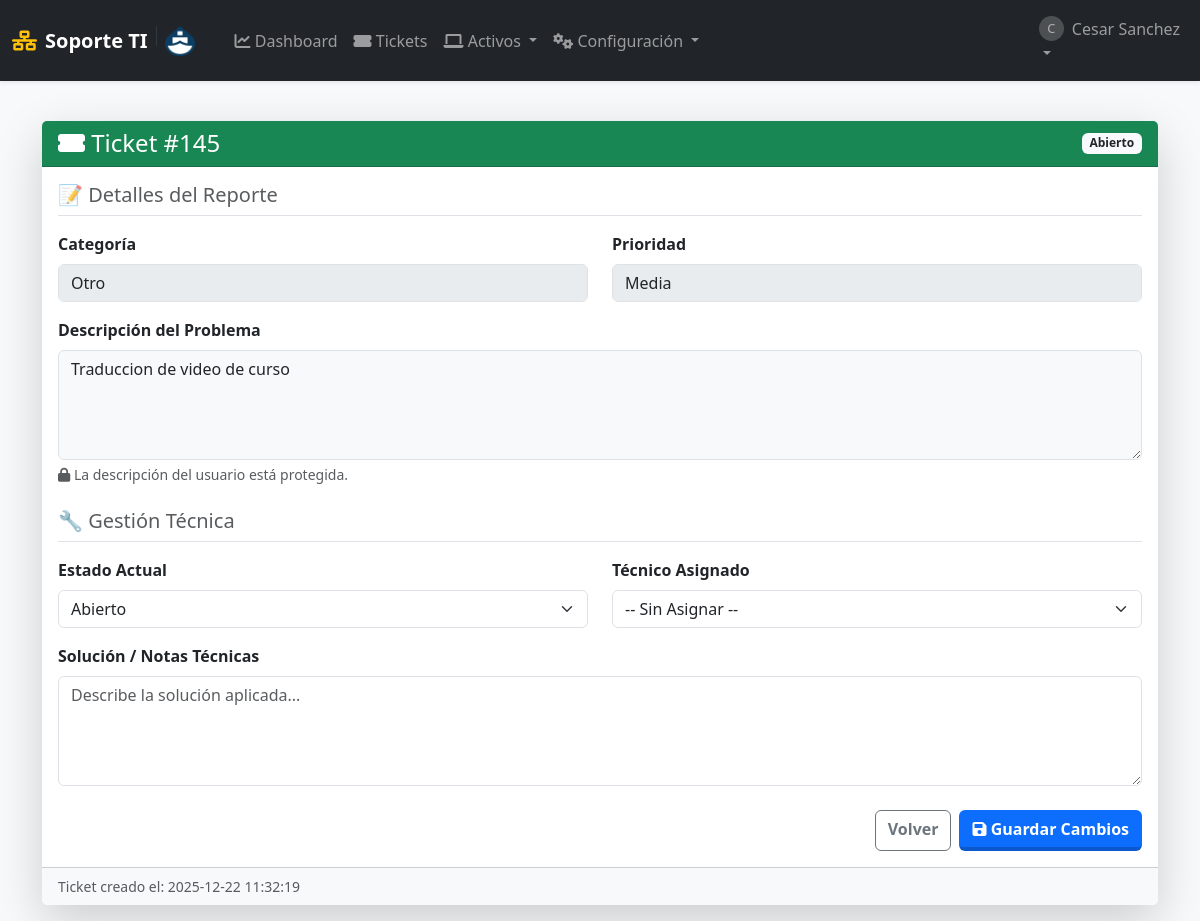
The app's page /editar/145 (signed in), older data.
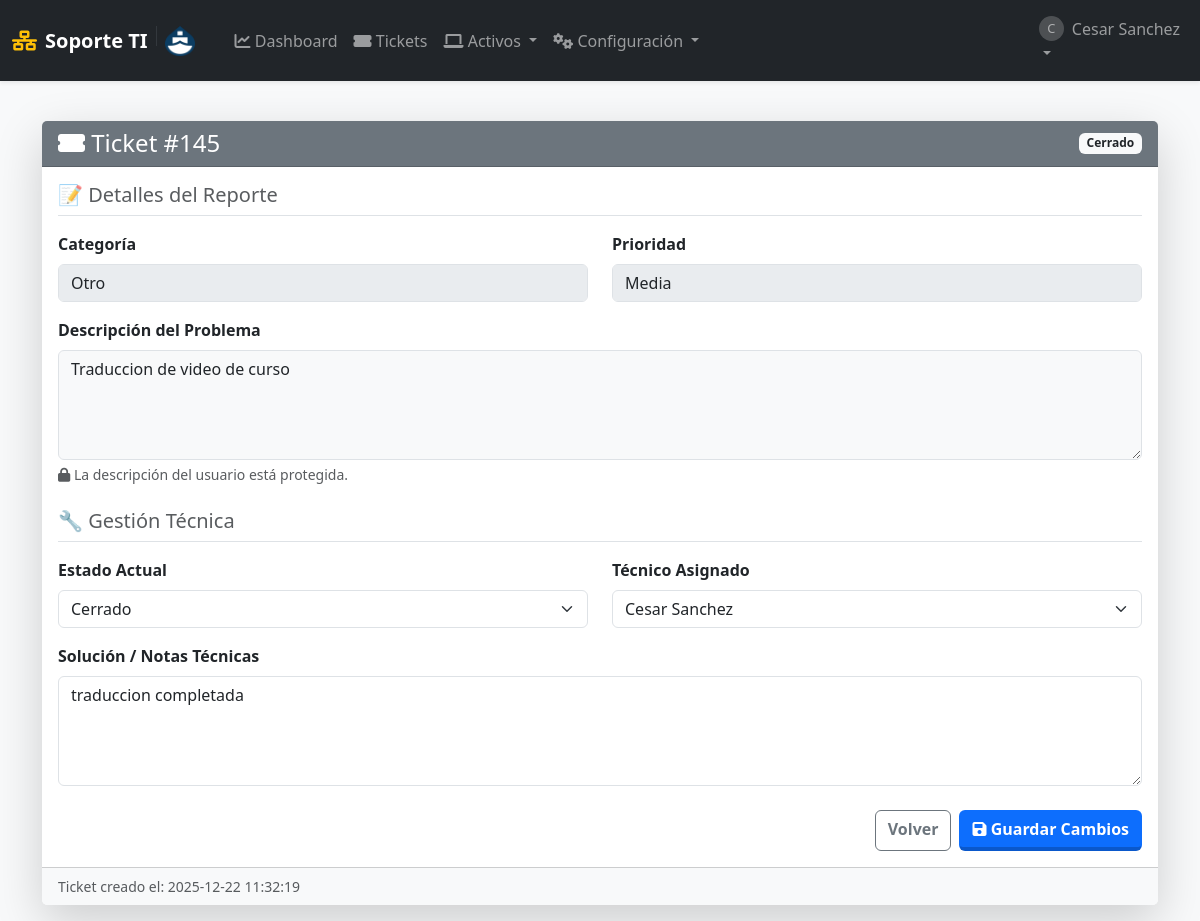
The same page, newer data.
### tables this page shows
CREATE TABLE soportes (
            id INTEGER PRIMARY KEY AUTOINCREMENT,
            fecha_creacion TIMESTAMP DEFAULT CURRENT_TIMESTAMP,
            
            usuario_id INTEGER NOT NULL,  -- Quién reporta
            tecnico_id INTEGER,           -- Quién atiende
            equipo_id INTEGER,            -- Equipo afectado (opcional)
            
            problema TEXT NOT NULL,
            descripcion_detallada TEXT,
            
            estado TEXT NOT NULL DEFAULT 'Abierto',
            prioridad TEXT NOT NULL DEFAULT 'Media',
            categoria TEXT NOT NULL DEFAULT 'Otro',
            
            solucion TEXT,
            fecha_inicio DATE,
            fecha_finalizacion DATE,
            
            FOREIGN KEY (usuario_id) REFERENCES usuarios (id) ON DELETE CASCADE,
            FOREIGN KEY (tecnico_id) REFERENCES usuarios (id) ON DELETE SET NULL,
            FOREIGN KEY (equipo_id) REFERENCES equipos (id) ON DELETE SET NULL
        );

CREATE TABLE usuarios (
            id INTEGER PRIMARY KEY AUTOINCREMENT,
            username TEXT UNIQUE NOT NULL,
            email TEXT UNIQUE,
            password_hash TEXT NOT NULL,
            role TEXT NOT NULL DEFAULT 'user' CHECK(role IN ('admin', 'user', 'tecnico')),
            departamento TEXT,
            fecha_creacion TIMESTAMP DEFAULT CURRENT_TIMESTAMP
        );

### app.py (the view, shortened to what this page needs)
@app.route('/editar/<int:ticket_id>', methods=['GET', 'POST'])
@login_required
def editar(ticket_id):
    db = get_db()
    ticket = db.execute("SELECT * FROM soportes WHERE id = ?", (ticket_id,)).fetchone()
    if not ticket or (session['role'] == 'user' and ticket['usuario_id'] != session['user_id']):
        return redirect(url_for('lista_soportes'))
    tecnicos = db.execute("SELECT id, username FROM usuarios WHERE role IN ('admin', 'tecnico')").fetchall()
    return render_template('editar.html', ticket=ticket, tecnicos=tecnicos, estados=ESTADOS, categorias=CATEGORIAS, prioridades=PRIORIDADES)

### app.py (called while the page is built)
def get_db():
    if 'db' not in g:
        g.db = sqlite3.connect(app.config['DB_FILE'])
        g.db.row_factory = sqlite3.Row
        g.db.execute("PRAGMA foreign_keys = ON")
    return g.db

def login_required(f):
    @wraps(f)
    def decorated_function(*args, **kwargs):
        if 'user_id' not in session:
            flash('Por favor, inicia sesión.', 'warning')
            return redirect(url_for('login'))
        return f(*args, **kwargs)
    return decorated_function

### templates/editar.html (shortened to what the changed rows need)
{% extends "layout.html" %}
{% block content %}
<div class="container mt-4">
    <div class="card shadow-lg border-0">
        <div class="card-header text-white d-flex justify-content-between align-items-center
            {% if ticket.estado == 'Abierto' %}bg-success
            {% elif ticket.estado == 'En Proceso' %}bg-primary
            {% else %}bg-secondary{% endif %}">
            <h4 class="mb-0">
                <i class="fas fa-ticket-alt"></i> Ticket #{{ ticket.id }}
            </h4>
            <span class="badge bg-light text-dark fw-bold">{{ ticket.estado }}</span>
        </div>
        <div class="card-body">
            <form method="POST">
                <div class="row mb-3">
                    <div class="col-md-6">
                        <label class="form-label fw-bold">Categoría</label>
                        {% if session['role'] == 'user' and ticket.estado == 'Abierto' %}
                            <select name="categoria" class="form-select">
                                {% for cat in categorias %}
                                <option value="{{ cat }}" {% if ticket.categoria == cat %}selected{% endif %}>{{ cat }}</option>
                                {% endfor %}
                            </select>
                        {% else %}
                            <input type="text" class="form-control" value="{{ ticket.categoria }}" disabled>
                        {% endif %}
                    </div>
                    <div class="col-md-6">
                        <label class="form-label fw-bold">Prioridad</label>
                        {% if session['role'] == 'user' and ticket.estado == 'Abierto' %}
                            <select name="prioridad" class="form-select">
                                {% for prio in prioridades %}
                                <option value="{{ prio }}" {% if ticket.prioridad == prio %}selected{% endif %}>{{ prio }}</option>
                                {% endfor %}
                            </select>
                        {% else %}
                            <input type="text" class="form-control" value="{{ ticket.prioridad }}" disabled>
                        {% endif %}
                    </div>
                </div>
                <div class="mb-4">
                    <label class="form-label fw-bold">Descripción del Problema</label>
                    {% if session['role'] == 'user' and ticket.estado == 'Abierto' %}
                        <textarea name="problema" class="form-control" rows="4" required>{{ ticket.problema }}</textarea>
                        <div class="form-text text-success"><i class="fas fa-pen"></i> Puedes editar esto porque el ticket aún está Abierto.</div>
                    {% else %}
                        <textarea class="form-control bg-light" rows="4" disabled>{{ ticket.problema }}</textarea>
                        {% if session['role'] != 'user' %}
                        <div class="form-text"><i class="fas fa-lock"></i> La descripción del usuario está protegida.</div>
                        {% endif %}
                    {% endif %}
                </div>
                {% if session['role'] in ['admin', 'tecnico'] or ticket.solucion %}
                <div class="row mb-3">
                    <div class="col-md-6">
                        <label class="form-label fw-bold">Estado Actual</label>
                        {% if session['role'] in ['admin', 'tecnico'] %}
                            <select name="estado" class="form-select">
                                {% for est in estados %}
                                <option value="{{ est }}" {% if ticket.estado == est %}selected{% endif %}>{{ est }}</option>
                                {% endfor %}
                            </select>
                        {% else %}
                            <input type="text" class="form-control" value="{{ ticket.estado }}" disabled>
                        {% endif %}
                    </div>
                    <div class="col-md-6">
                        <label class="form-label fw-bold">Técnico Asignado</label>
                        {% if session['role'] in ['admin', 'tecnico'] %}
                            <select name="tecnico_id" class="form-select">
                                <option value="">-- Sin Asignar --</option>
                                {% for tec in tecnicos %}
                                <option value="{{ tec.id }}" {% if ticket.tecnico_id == tec.id %}selected{% endif %}>
                                    {{ tec.username }}
                                </option>
                                {% endfor %}
                            </select>
                        {% else %}
                             <input type="text" class="form-control" value="{% for tec in tecnicos %}{% if ticket.tecnico_id == tec.id %}{{ tec.username }}{% endif %}{% endfor %}" disabled placeholder="Pendiente de asignar">
                        {% endif %}
                    </div>
                </div>
                <div class="mb-3">
                    <label class="form-label fw-bold">Solución / Notas Técnicas</label>
                    {% if session['role'] in ['admin', 'tecnico'] %}
                        <textarea name="solucion" class="form-control" rows="4" placeholder="Describe la solución aplicada...">{{ ticket.solucion or '' }}</textarea>
                    {% endif %}
                </div>
                {% endif %}
            </form>
        </div>
        <div class="card-footer bg-light small text-muted">
            Ticket creado el: {{ ticket.fecha_creacion }}
        </div>
    </div>
</div>
{% endblock %}

Row changes from the older to the newer data that the page shows:
changed soportes "Otro": estado "Abierto" → "Cerrado"; tecnico_id (not shown) → "Cesar Sanchez"; solucion (not shown) → "traduccion completada"
Text that changed along with them:
form field tecnico_id: "-- Sin Asignar --" → (not shown)
